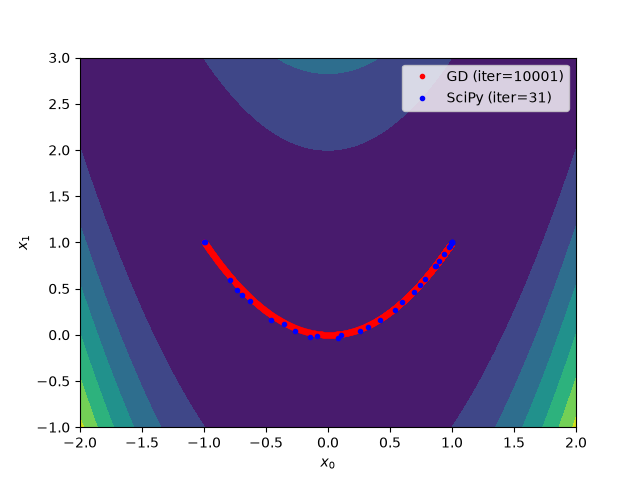

This chart was generated by the following Python code:
import numpy as np
import matplotlib.pyplot as plt
from scipy.optimize import minimize

if __name__ == '__main__':
    # Define a cost function and its gradient
    f   = lambda x: (1 - x[0])**2 + 100*(x[1] - x[0]**2)**2
    fd = lambda x: np.array([-2 * (1 - x[0]) - 400 * x[0] * (x[1] - x[0] ** 2), 200 * (x[1] - x[0] ** 2)])

    # Define the configuration
    x_init = [-1, 1]   # Please try other initial points
    learn_rate = 0.001 # Please try 0.01, 0.005, and 0.0001
    max_iter = 10000   # Please try 100, 1000, and 100000
    min_tol = 1e-6

    # Optimize the cost function using my gradient descent
    x = np.array(x_init)
    gd_xs = [x]
    for i in range(max_iter):
        # Perform the gradient descent
        xp = x
        x = x - learn_rate * fd(x)
        gd_xs.append(x)

        # Check the terminal condition
        if np.linalg.norm(x - xp) < min_tol:
            break
    gd_xs = np.array(gd_xs)

    # Optimize the cost function using SciPy
    result = minimize(f, x_init, tol=min_tol, options={'maxiter': max_iter, 'return_all': True})
    sp_xs = np.array(result.allvecs)

    # Visualize the results
    x_range = np.linspace(-2, 2, 100)
    y_range = np.linspace(-1, 3, 100)
    xx, yy = np.meshgrid(x_range, y_range)
    zz = f((xx, yy))
    plt.contourf(xx, yy, zz)
    plt.plot(gd_xs[:,0], gd_xs[:,1], 'r.', label=f'GD (iter={len(gd_xs)})')
    plt.plot(sp_xs[:,0], sp_xs[:,1], 'b.', label=f'SciPy (iter={result.nit})')
    plt.xlabel('$x_0$')
    plt.ylabel('$x_1$')
    plt.legend()
    plt.show()
